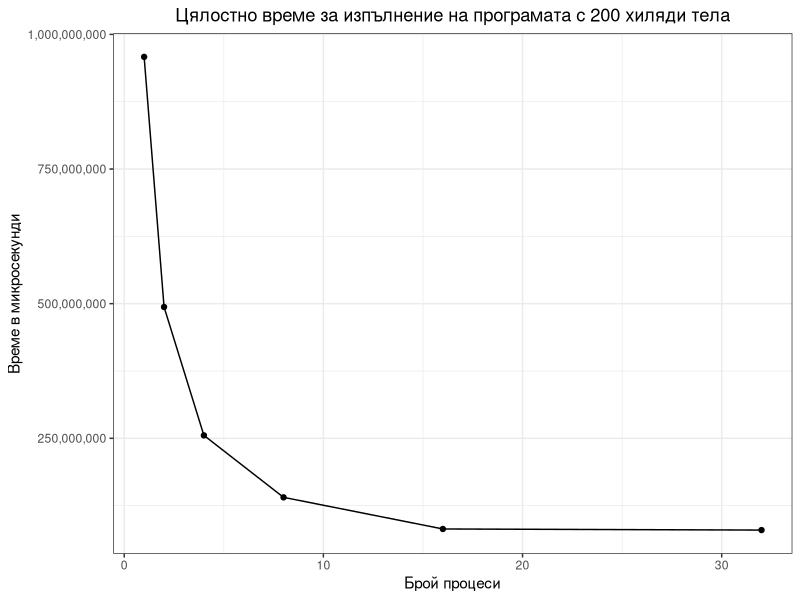
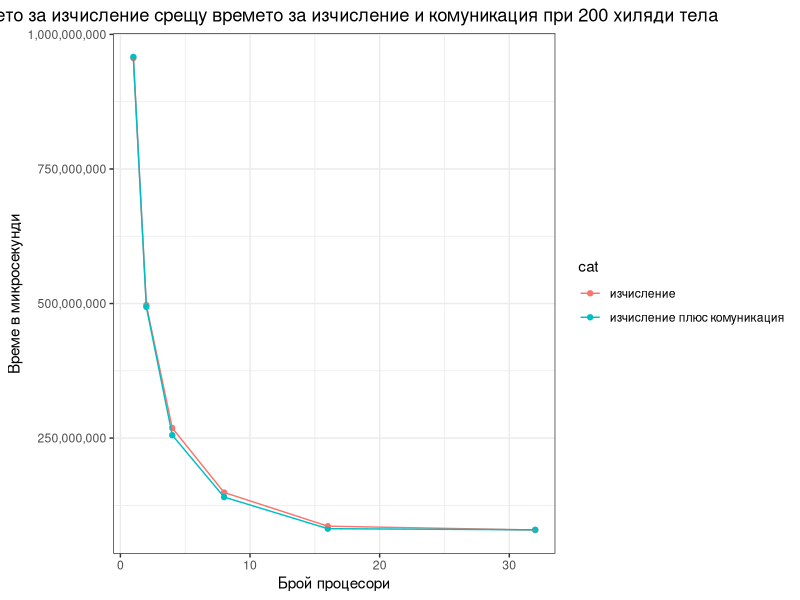
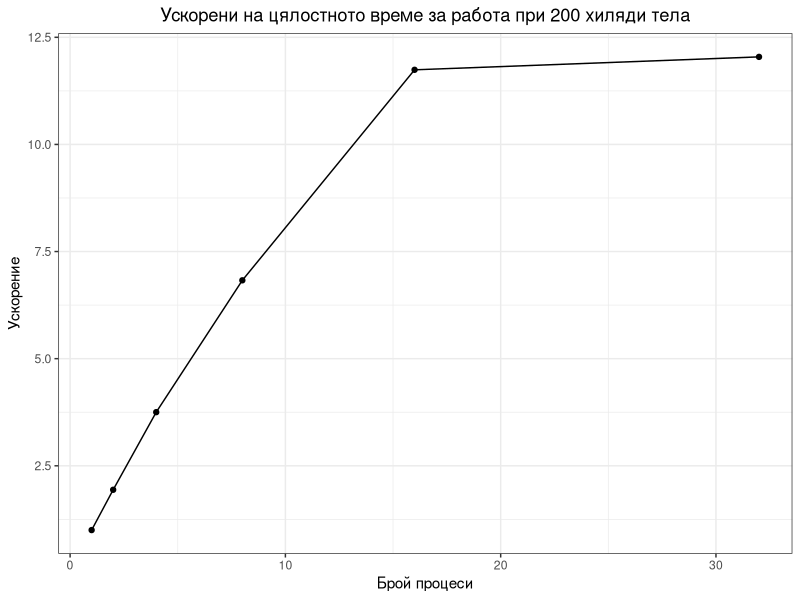
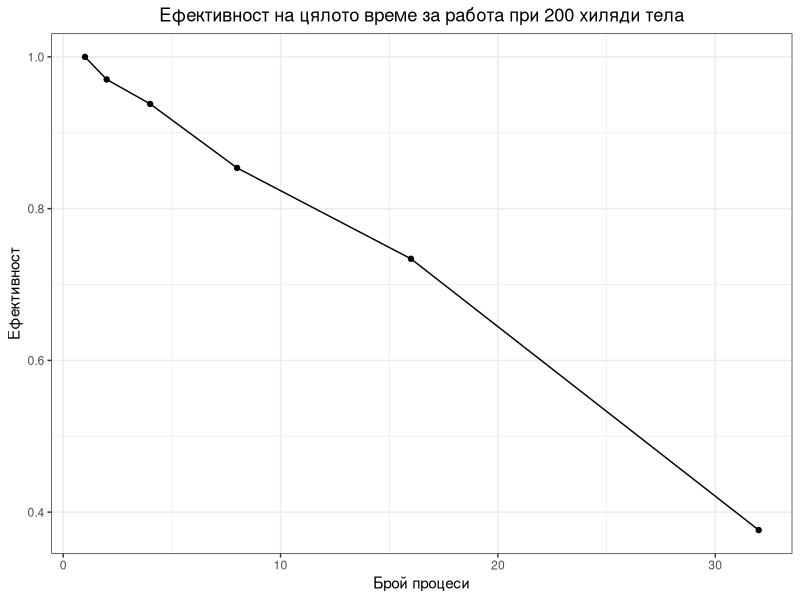
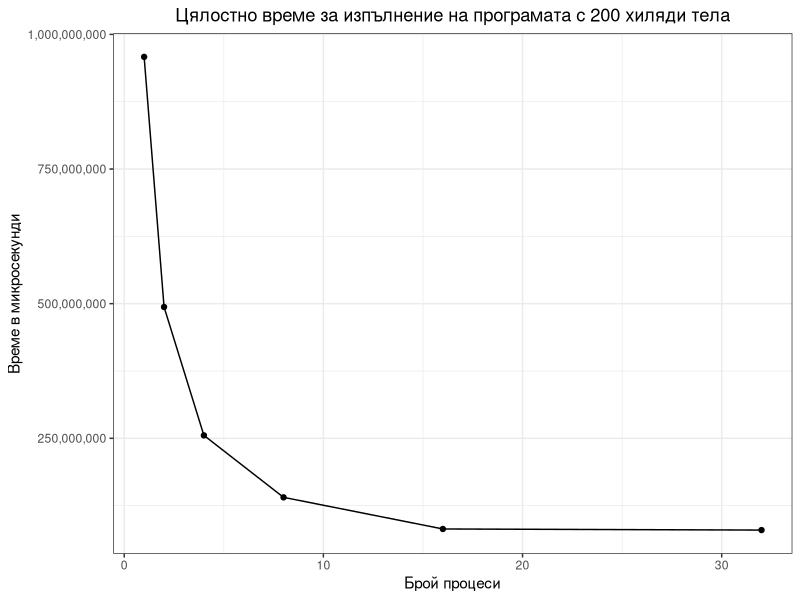
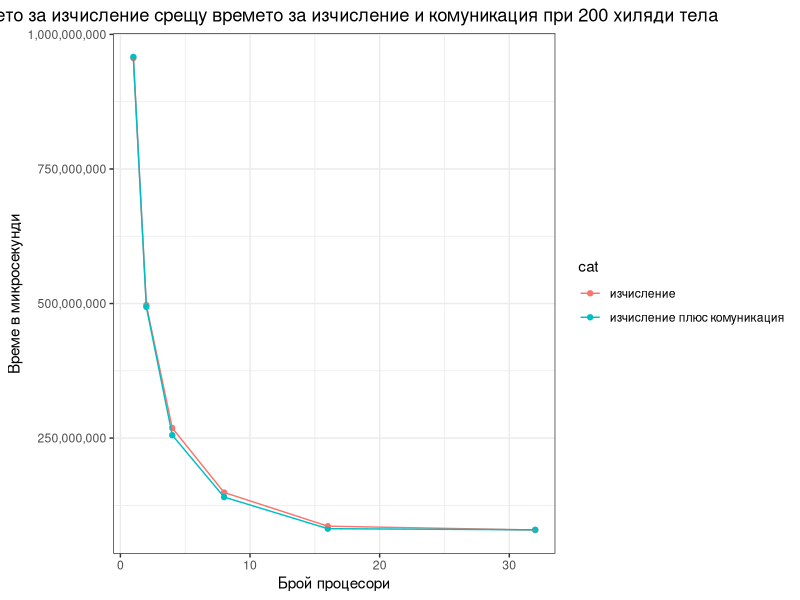
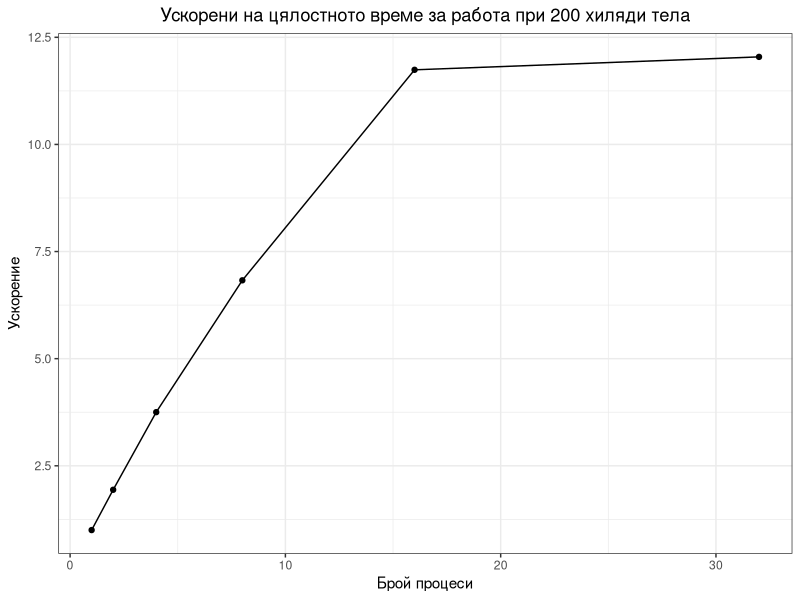
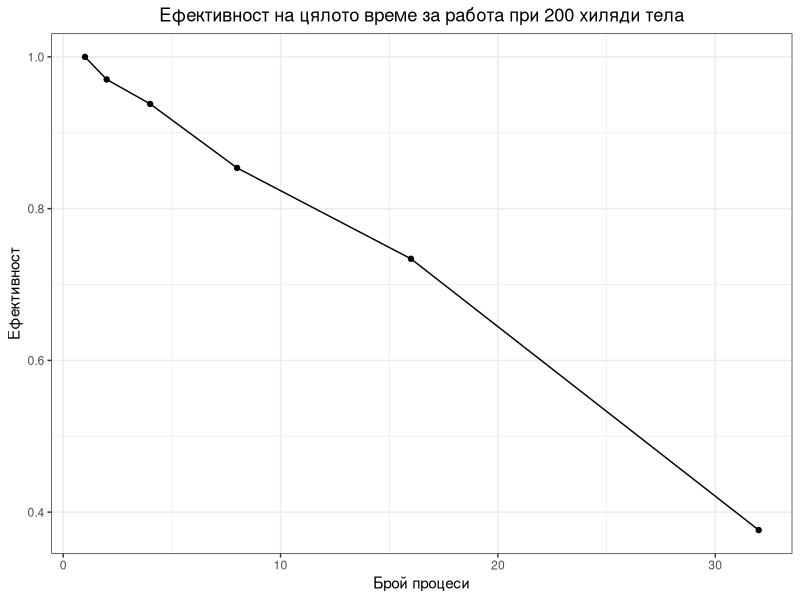

Recreate these plots in R, in order. (Note: this script raises an error after producing the figures.)
library(ggplot2)
library(tidyverse)
require(scales)
library(grid)

theme_set(theme_bw())

graphic <- function(data, xlabel, ylabel, name) {
    ggplot(data, aes(x = numProc, y = calcTime, group = 1)) +
       geom_point() +
       geom_line() +
       scale_y_continuous(labels = comma) +
       ggtitle(name) +
       theme(plot.title = element_text(hjust = 0.5)) +
       xlab(xlabel) +
       ylab(ylabel)
}

#gets the minimum total time from the three attempts I made
get_min_total_time  <- function(total_time) {
    min_time_per_proc <- data.frame(numProc = numeric(), calcTime = numeric())
    for (numProc in c(1, 2, 4, 8, 16, 32)) {
        min_time <- max(
            total_time[total_time$processorCount == numProc &
            total_time$iteration == 1, ]$time)

        for (i in c(2, 3)) {
           min_time <- min(min_time, max(
                    total_time[total_time$processorCount == numProc &
                    total_time$iteration == i, ]$time)
           )
        }

        min_time_per_proc[nrow(min_time_per_proc) + 1, ] <-
            c(numProc, min_time)
    }

    min_time_per_proc
}

total_time200 <- read.csv("./200thou/data/totalTime200thou.csv")

min_time_per_proc <- data.frame(numProc = numeric(), calcTime = numeric())
names(min_time_per_proc)

min_time_per_proc  <-  get_min_total_time(total_time200)

#gets the max time for the processors and
#then the min total time for each attempt

graphic(min_time_per_proc, "Брой процеси", "Време в микросекунди",
    "Цялостно време за изпълнение на програмата с 200 хиляди тела")

ggsave("./200thou/png/200thouTime.png", width = 9)

calculation_time <- read.csv("./200thou/data/calculations200thou.csv")
head(calculation_time, n = 20)
iterations <- 10

min_calc_time <- data.frame(numProc = numeric(), calcTime = numeric())
colnames(calculation_time)

#take the m
for (numProc in c(1, 2, 4, 8, 16, 32)) {
    max_times <- c()

    for (i in c(1, 2, 3)) {
        calc_i <- calculation_time[calculation_time$numProc == numProc &
                                   calculation_time$iteration == i, ]

        #create a matrx where every row are the times
        #for each processor during a  different iteration
        m <- matrix(calc_i$time, nrow = iterations, ncol = numProc)

        #Takes the max time for a processor during a single unit of time
        max_times_for_attempt <- apply(m, 1, max, na.rm = T)
        #Takes the sum of the units of time
        max_times[i] <- sum(max_times_for_attempt)
    }

    max_times

    min_calc_time[nrow(min_calc_time) + 1, ] <- c(numProc, min(max_times))
}

min_calc_time
min_time_per_proc

overhead_vs_calc_time <- rbind(min_calc_time, min_time_per_proc)
overhead_vs_calc_time

overhead_vs_calc_time$cat <- c(rep("изчисление", 6), rep("изчисление плюс комуникация", 6))

ggplot(overhead_vs_calc_time, aes(x = numProc, y = calcTime, group = cat, col = cat)) +
   geom_point() +
   geom_line() +
   scale_y_continuous(labels = comma) +
   ggtitle("Времето за изчисление срещу времето за изчисление и комуникация при 200 хиляди тела") +
   theme(plot.title = element_text(hjust = 0.5)) +
   xlab("Брой процесори") +
   ylab("Време в микросекунди")

ggsave("./200thou/png/200thouCalcVsTotalTime.png", width = 10)


#Speedup calculation_time for one process/ calculation_time for n processes
min_time_per_proc$calcTime <- min_time_per_proc[min_time_per_proc$numProc == 1, ]$calcTime / min_time_per_proc$calcTime

graphic(min_time_per_proc, "Брой процеси", "Ускорение",
        "Ускорени на цялостното време за работа при 200 хиляди тела")

ggsave("./200thou/png/200thouTotalTimeSpeedup.png", width = 9)

#Efficency speedup/number of processes
min_time_per_proc$calcTime <- min_time_per_proc$calcTime / min_time_per_proc$numProc

graphic(min_time_per_proc, "Брой процеси", "Ефективност",
        "Ефективност на цялото време за работа при 200 хиляди тела")

ggsave("./200thou/png/200thouTotalTimeEfficency.png", width = 9)

#Barplot for calculations work per processor
calculation_time <- read.csv("./orb/calculations200thouNoORB.csv")
calculation_time_ORB <- read.csv("./orb/calculations200thouORB.csv")

calc16 <- calculation_time[calculation_time$numProc == 16, ]
colnames(calc16)

processor_avg <- matrix(nrow = 16, ncol = 3)

#Взимаме колко е работил всеки процесор през всяка итерация
for (i in c(1, 2, 3)) {
    it <- calc16[calc16$iteration == i, ]
    for (id in seq(0, 15)) {
       processor_avg[id + 1, i] <- sum(it[it$id == id, ]$time)
    }
}

#Средно колко е работил процесора на итерация
mean_per_processor <- apply(processor_avg, 1, mean, na.rm = T)

processor_avg <- data.frame(
    processor_id = seq(1, 16),
    avg_time = mean_per_processor
)

options(scipen = 999)

p1 <- ggplot(data = processor_avg,
            aes(x = as.factor(processor_id), y = avg_time)) +
    geom_bar(stat = "identity", fill = "steelblue") +
    geom_text(aes(label = round(avg_time)), vjust = 1.6,
              color = "white", size = 3.5) +
    xlab("Идентификатор на процесора") +
    ggtitle("Време прекарано в смятане на взаимодействия между телата без ORB") +
    theme(plot.title = element_text(hjust = 0.5)) +
    ylab("Време в миркосекунди")
p
p1

gridExtra::grid.arrange(p, p1, col = 2)

ggsave("./200thou/png/timeSpentInCalculationsPerProcessor.png", width = 13, height = 7)
ggsave("./orb/png/timeSpentInCalculationsPerProcessor.png", width = 15, height = 10, gridExtra::arrangeGrob(p, p1))


#Get diagram with data not only for 200 processors
total_time500 <- read.csv("./500thou/data/totalTime500thou.csv")
total_time100 <- read.csv("./100thou/data/totalTime100thou.csv")
total_time200 <- read.csv("./200thou/data/totalTime200thou.csv")

min_time500 <- get_min_total_time(total_time500)
min_time200 <- get_min_total_time(total_time200)
min_time100 <- get_min_total_time(total_time100)

min_time100$type <- "100 хиляди тела за 10 единици от време"
min_time500$type <- "500 хиляди тела за 5 единици от време"
min_time200$type <- "200 хиляди тела за 10 единици от време"
min_time100$speedup <- min_time100[min_time100$numProc == 1, ]$calcTime / min_time100$calcTime
min_time200$speedup <- min_time200[min_time200$numProc == 1, ]$calcTime / min_time200$calcTime
min_time500$speedup <- min_time500[min_time500$numProc == 1, ]$calcTime / min_time500$calcTime

total_time_all <- rbind(min_time100, min_time500)
total_time_all <- rbind(total_time_all, min_time200)

graphic_for_total_time <- function (data, gtitle, xlabel, ylabel) {
    ggplot(data, aes(x = numProc, y = toDisplay, group = type, col = type)) +
       geom_point() +
       geom_line() +
       scale_y_continuous(labels = comma) +
       ggtitle(gtitle) +
       theme(plot.title = element_text(hjust = 0.5)) +
       xlab(xlabel) +
       ylab(ylabel)
}

total_time_all$toDisplay <- total_time_all$calcTime

graphic_for_total_time(
        total_time_all,
        "Време за работа на програмата спрямо брой процеси",
        "Брой процеси",
        "Време в микросекунди")


ggsave("./png/totalTime.png", width = 9)
#Convert calc time to speedup
total_time_all$toDisplay <- total_time_all$speedup

graphic_for_total_time(
        total_time_all,
        "Ускорението на програмата спрямо брой процеси",
        "Брой процеси",
        "Ускорение")

ggsave("./png/totalSpeedup.png", width = 9)

#Convert calc time to efficiency
total_time_all$toDisplay <- total_time_all$speedup / total_time_all$numProc

graphic_for_total_time(
        total_time_all,
        "Ефективността на програмата спрямо брой процеси",
        "Брой процеси",
        "Ефективност")

ggsave("./png/totalEfficiency.png", width = 9)
